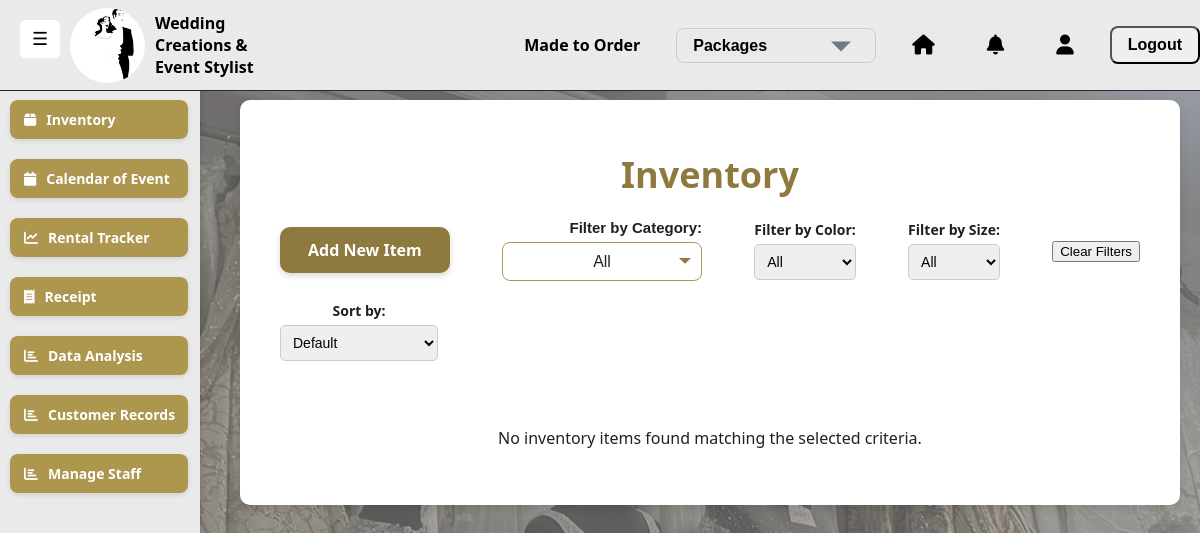
The page /inventory/ (signed in) on the database as committed earlier.
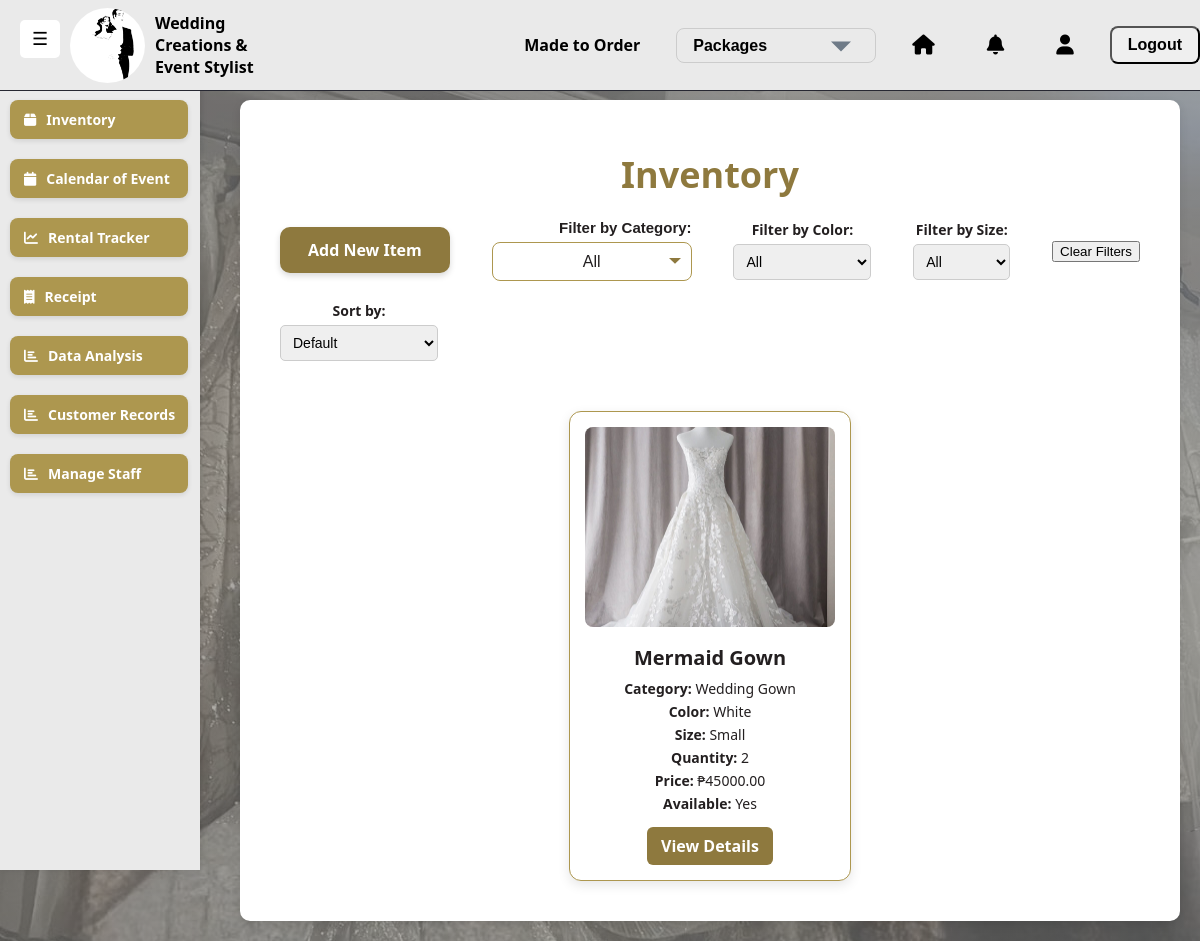
The same page on the database as committed later.
### saritasapp/models.py (models this page shows, shortened)
class Inventory(models.Model):
    name = models.CharField(max_length=255)
    category = models.ForeignKey(Category, on_delete=models.CASCADE, related_name="items")
    color = models.ForeignKey(Color, null=True, blank=True, on_delete=models.SET_NULL, related_name="inventory_items")
    size = models.ForeignKey(Size, null=True, blank=True, on_delete=models.SET_NULL, related_name="inventory_items")
    quantity = models.IntegerField(default=0)
    rental_price = models.DecimalField(max_digits=10, decimal_places=2)
    reservation_price = models.DecimalField(max_digits=10, decimal_places=2, null=True, blank=True)
    purchase_price = models.DecimalField(max_digits=10, decimal_places=2, null=True, blank=True)
    available = models.BooleanField(default=True)
    image = models.ImageField(upload_to="inventory/", null=True, blank=True)

class Category(models.Model):
    name = models.CharField(max_length=255, unique=True)
    description = models.TextField(blank=True)

class Color(models.Model):
    name = models.CharField(max_length=50, unique=True)

class Size(models.Model):
    name = models.CharField(max_length=10, unique=True)

### saritasapp/views.py (the view)
# urls.py: path('inventory/', views.inventory_view, name='inventory_list'),
@login_required
def inventory_view(request):
    categories = Category.objects.all()
    colors = Color.objects.all()
    sizes = Size.objects.all()
    selected_category = request.GET.get('category', '')
    selected_color = request.GET.get('color', '')
    selected_size = request.GET.get('size', '')
    sort = request.GET.get('sort', '')
    inventory_items = Inventory.objects.all()
    if selected_category:
        inventory_items = inventory_items.filter(category_id=selected_category)
    if selected_color:
        inventory_items = inventory_items.filter(color_id=selected_color)
    if selected_size:
        inventory_items = inventory_items.filter(size_id=selected_size)
    if sort == 'name_asc':
        inventory_items = inventory_items.order_by('name')
    elif sort == 'name_desc':
        inventory_items = inventory_items.order_by('-name')
    elif sort == 'price_asc':
        inventory_items = inventory_items.order_by('purchase_price')
    elif sort == 'price_desc':
        inventory_items = inventory_items.order_by('-purchase_price')
    return render(request, 'saritasapp/inventory.html', {
        'categories': categories,
        'colors': colors,
        'sizes': sizes,
        'inventory_items': inventory_items,
        'selected_category': selected_category,
        'selected_color': selected_color,
        'selected_size': selected_size,
        'sort': sort
    })

### saritasapp/templates/saritasapp/inventory.html (shortened to what this page needs)
{% extends "saritasapp/base.html" %}
{% load static %}
{% block extra_css %}
    <link rel="stylesheet" href="{% static 'css/inventory.css' %}">
{% endblock %}
{% block content %}
    <h1 class="inventory-title">Inventory</h1>
    <div class="controls-container">
        <div class="ref-additem">
            <a href="{% url 'saritasapp:add_inventory' %}">Add New Item</a>
        </div>
        <div class="filter-category">
            <label for="category">Filter by Category:</label>
            <select id="category" name="category" onchange="filterInventory()">
                <option value="">All</option>
            </select>
        </div>
        <div class="filter-color">
            <label for="color">Filter by Color:</label>
            <select id="color" name="color" onchange="filterInventory()">
                <option value="">All</option>
            </select>
        </div>
        <div class="filter-size">
            <label for="size">Filter by Size:</label>
            <select id="size" name="size" onchange="filterInventory()">
                <option value="">All</option>
            </select>
        </div>
        <div>
            <button type="button" onclick="clearFilters()" class="">Clear Filters</button>
        </div>
        <div class="sort-by">
            <label for="sort">Sort by:</label>
            <select id="sort" name="sort" onchange="filterInventory()">
                <option value="">Default</option>
            </select>
        </div>
    </div>
    <div class="inventory-container">
        {% if inventory_items %}
        {% for item in inventory_items %}
            <div class="inventory-card">
                {% if item.image %}
                    <img src="{{ item.image.url }}" alt="{{ item.name }}">
                {% else %}
                    <img src="{% static 'image/default-placeholder.png' %}" alt="No image available">
                {% endif %}
                <h3>{{ item.name }}</h3>
                <p><strong>Category:</strong> {{ item.category.name }}</p>
                <p><strong>Color:</strong> {{ item.color.name|default:"N/A" }}</p>
                <p><strong>Size:</strong> {{ item.size.name|default:"N/A" }}</p>
                <p><strong>Quantity:</strong> {{ item.quantity }}</p>
                <p><strong>Price:</strong> ₱{{ item.purchase_price }}</p>
                <p><strong>Available:</strong> {{ item.available|yesno:"Yes,No" }}</p>
                <a href="{% url 'saritasapp:view_inventory' item.id %}">View Details</a>
            </div>
        {% endfor %}
    {% else %}
        <p>No inventory items found matching the selected criteria.</p>
    {% endif %}
    </div>
{% endblock %}

### saritasapp/templates/saritasapp/base.html (shortened to what this page needs)
{% load static %}
<!DOCTYPE html>
<html lang="en">
    <head>
        {% load static %}
        <link rel="stylesheet" href="{% static 'css/mainbase.css' %}">
        <link rel="stylesheet" href="https://cdnjs.cloudflare.com/ajax/libs/font-awesome/6.4.0/css/all.min.css">
        {% block extra_css %}{% endblock %}
    </head>
<body>
    <div class="sidebar" id="sidebar">
        <div class="nav-buttons">
            <a href="{% url 'saritasapp:inventory_list' %}" class="nav-btn">
                <span class="fas fa-box"></span> <text>Inventory</text>
            </a>
            <a href="{% url 'saritasapp:calendar' %}" class="nav-btn">
                <span class="fas fa-calendar"></span> <text>Calendar of Event</text>
            </a>
            <a href="{% url 'saritasapp:rental_tracker' %}" class="nav-btn">
                <span class="fas fa-chart-line"></span> <text>Rental Tracker</text>
            </a>
            <a href="{% url 'saritasapp:receipt-detail' receipt_id=1 %}" class="nav-btn">
                <span class="fas fa-receipt"></span> <text>Receipt</text>
            </a>
            <a href="{% url 'saritasapp:data_analysis' %}" class="nav-btn">
                <span class="fas fa-chart-bar"></span> <text>Data Analysis</text>
            </a>
            <a href="{% url 'saritasapp:customer_list' %}" class="nav-btn">
                <span class="fas fa-chart-bar"></span> <text>Customer Records</text>
            </a>
            <a href="{% url 'saritasapp:manage_staff' %}" class="nav-btn">
                <span class="fas fa-chart-bar"></span> <text>Manage Staff</text>
            </a>
        </div>
    </div>
    <div class="header">
        <button id="toggle-btn">☰</button>
            <div class="logo">
                <img src="{% static 'images/Logo.png' %}" alt="Wedding Creations & Event Stylist">
                <span> Wedding<br>Creations &<br> Event Stylist</span>
            </div>
                <div class="header-items">
                    <div class="made-to-order">
                        <a href="{% url 'saritasapp:made_to_order' %}" class="header-link-text">Made to Order</a>
                    </div>
                            <select id="Package" class="header-link-text" onchange="navigateToPage()">
                                <option value="">Packages</option>
                            </select>
                        <a href="{% url 'saritasapp:dashboard' %}" class="header-link"><i class="fas fa-home"></i></a>
                        <a href="{% url 'saritasapp:notifications' %}" class="header-link"><i class="fas fa-bell"></i></a>
                        <a href="{% url 'saritasapp:profile' %}" class="header-link"><i class="fas fa-user"></i></a>
                        {% if user.is_authenticated %}
                        <form method="post" action="{% url 'saritasapp:logout' %}" style="display:inline;">
                            <button type="submit" class="header-link">Logout</button>
                            </form>
                            {% else %}
                            <a href="{% url 'saritasapp:sign_in' %}" class="header-link">Login</a>
                            {% endif %}
                </div>
    </div>
    <div class="container" style="margin-left: 220px; margin-top: 80px; padding: 20px;">
        {% block content %}
        {% endblock %}
    </div>
</body>
</html>

### static/css/mainbase.css (style rules this page uses)
body { margin: 0; padding: 0; font-family: Arial, sans-serif; background-image: linear-gradient(rgba(128, 128, 128, 0.700), rgba(128, 128, 128, 0.625)), url("/static/images/background.jpg"); background-attachment: fixed; }
.sidebar { width: 200px; height: 100vh; background: #EAEAEA; position: fixed; left: 0; top: 70px; display: flex; flex-direction: column; align-items: center; box-shadow: 2px 0 5px rgba(0, 0, 0, 0.1); transition: all 0.3s ease-in-out; will-change: width; overflow-x: hidden; overflow-y: auto; text-wrap: nowrap; }
.nav-buttons { width: 100%; display: flex; flex-direction: column; margin-top: 20px; }
.nav-btn { display: flex; align-items: center; justify-content: flex-start; width: 75%; padding: 10px 1em; font-size: 14px; font-weight: bolder; background: #AD974F; border: none; cursor: pointer; box-shadow: 0px 2px 5px rgba(0, 0, 0, 0.1); transition: all 0.3s ease-in; border-radius: 8px; margin: 10px; }
a { display: block; color: white ; padding: 12px; text-align: center; border-radius: 5px; font-size: 16px; font-weight: bold; text-decoration: none; transition: background 0.3s ease; }
.nav-btn span { margin-right: 10px; }
#toggle-btn { position: fixed; top: 20px; left: 20px; background: white; color: black; border: none; padding: 8px 12px; font-size: 18px; border-radius: 5px; cursor: pointer; transition: all 0.3s ease-in-out; z-index: 100; }
.logo { display: flex; align-items: center; gap: 10px; margin-left: 50px; }
.logo img { width: 75px; height: 75px; border-radius: 50%; object-fit: contain; }
.logo span { font-size: 16px; font-weight: bold; color: black; white-space: nowrap; display: block; }
.header { position: fixed; top: 0; left: 0; right: 0; height: 70px; padding: 10px 20px; background: #EAEAEA; color: black ; display: flex; align-items: center; justify-content: space-between; z-index: 102; width: 100%; border-bottom: 1px solid #272832; }
.header-items { display: flex; align-items: center; justify-content: flex-end; gap: 20px; margin-right: 20px; flex-wrap: nowrap; flex-grow: 1; }
.header select { background-color: transparent; color: black; font-size: 16px; font-weight: 600; padding: 8px 16px; border-radius: 8px; cursor: pointer; appearance: none; background-repeat: no-repeat; background-position: right 10px center; background-size: 48px; }
.header select option { background: white; color: black; }
.header-link { display: flex; align-items: center; gap: 8px; text-decoration: none; color: black; font-size: 16px; font-weight: 600; padding: 8px 16px; border-radius: 8px; transition: 0.3s; white-space: nowrap; }
.header-link-text { display: flex; align-items: center; gap: 8px; text-decoration: none; color: black; font-size: 16px; font-weight: 600; padding: 8px 16px; border-radius: 8px; transition: 0.3s; white-space: nowrap; }
.header-link i { font-size: 20px; color: black; }

Rows that differ between the two databases and show on the page:
added Inventory: image (picture), name "Mermaid Gown", category.name "Wedding Gown", color.name "White", size.name "Small", quantity "2", purchase_price "45000.00", available "Yes"
Other text that changed with them:
text no longer shown: "No inventory items found matching the selected criteria."
